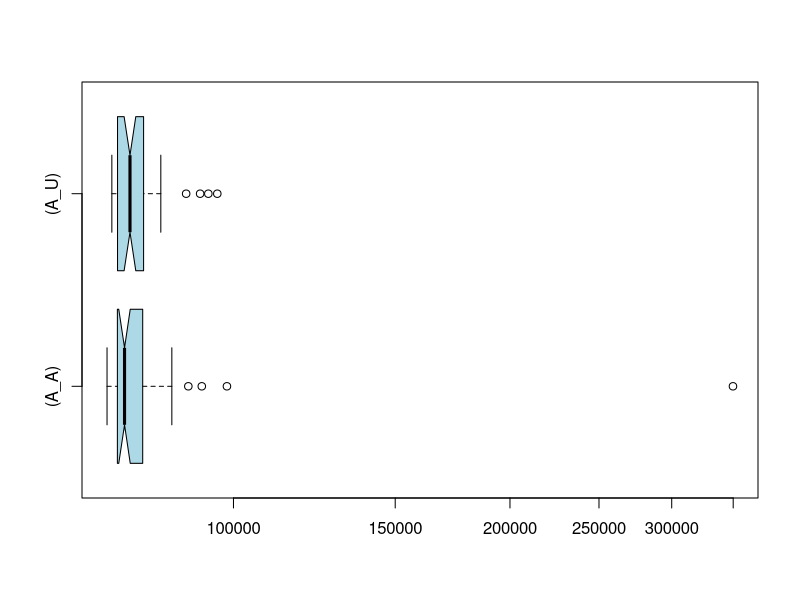

Reproduce this figure in R.
if (exists("A_A")) remove("A_A")
if (exists("A_U")) remove("A_U")
if (exists("C_A")) remove("C_A")
if (exists("C_U")) remove("C_U")
A_U<-c(96023,80842,79880,78599,93887,78231,82792,80006,77926,77317,79275,80497,74713,75353,75055,91979,74004,74053,76100,75033,73718,76324,75430,79824,74127,74775,75228,77235,81840,77094,74165,78591,75407,74454,74153,76583,78087,74485,80031,74083,73808,83346,75836,73973,76080,78325,77203,79684,88812,77714)
A_A<-c(349793,89298,85142,92364,98374,76541,77056,73364,82506,82070,75733,72835,85682,74990,76196,75572,79647,79247,74155,75813,75313,74116,81966,76007,74877,78864,74749,80923,73595,74333,78748,83212,74155,73924,75883,76296,74380,75771,74804,78459,74194,76627,73854,82230,74778,74112,75407,78332,78797,77609)
if (exists("A_U")) boxplot.stats(A_U)
if (exists("A_A")) boxplot.stats(A_A)
if (exists("C_U")) boxplot.stats(C_U)
if (exists("C_A")) boxplot.stats(C_A)
if (exists("A_U")) summary(A_U)
if (exists("A_A")) summary(A_A)
if (exists("C_U")) summary(C_U)
if (exists("C_A")) summary(C_A)
if (exists("A_U")) boxplot(A_A,A_U,col="lightblue",horizontal=TRUE,log="x",match=TRUE,names=c("(A_A)","(A_U)"),notch=TRUE)
if (exists("C_U")) boxplot(C_A,C_U,col="lightblue",horizontal=TRUE,log="x",match=TRUE,names=c("(C_A)","(C_U)"),notch=TRUE)
